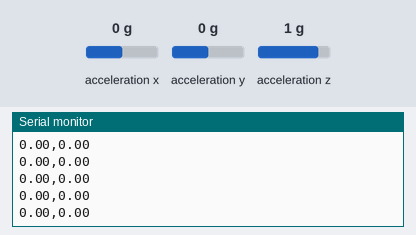
A sketch run on a simulated Arduino Uno, built with avr-gcc and run on an emulated ATmega328P. Parts: the last lines printed to the serial monitor. The inputs (shaded band) are chosen by the test bench; at power-on: acceleration x 0 g, acceleration y 0 g, acceleration z 1 g.

Above: at 1.2 s.
1.3 s: acceleration x set to -1.4 g
At 1.36 s:
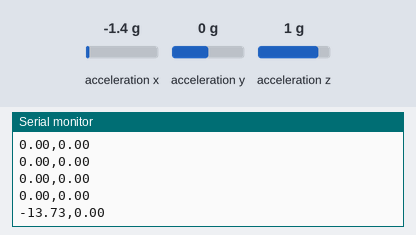
2.8 s: acceleration y set to -1.4 g
At 2.82 s:
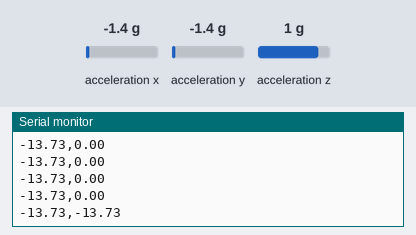
4.3 s: acceleration x set to -0.8 g
At 4.32 s:
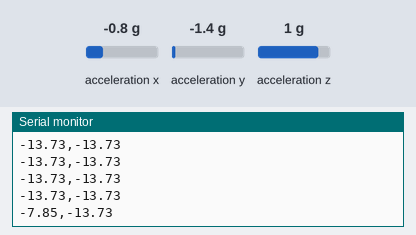
Timing chart, 0 to 7.3 s (numbered marks = the images above; inputs shaded):
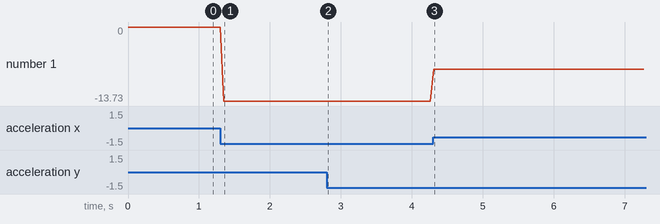

The sketch:

read_accelerometer.ino
```cpp
#include <Adafruit_MMA8451.h>
#include <Adafruit_Sensor.h>

Adafruit_MMA8451 mma = Adafruit_MMA8451();

void setup(void) {
  Serial.begin(9600); // Set up serial port
  // Verify that the accelerometer is available
  if (! mma.begin()) {
    Serial.println("Couldnt start");
    while (1);
  }
  //Set accelerometer to +-2g mode (available modes: 2g,4g,8g)
  mma.setRange(MMA8451_RANGE_2_G);
}

void loop() {
  /* Get a new sensor event */
  sensors_event_t event;
  mma.getEvent(&event); // get data from accelerometer
  // print data to serial port - format: x,y
  Serial.print(event.acceleration.x); Serial.print(",");
  Serial.print(event.acceleration.y);
  Serial.println();
  delay(50);  // sleep for 50 milliseconds (1/20th sec)
}
```

Measured:
- after the input at 1.3 s, the serial monitor: prints a new line after 0.05 s (image 1)
- after the input at 2.8 s, the serial monitor: prints a new line at once (image 2)
- after the input at 4.3 s, the serial monitor: prints a new line at once (image 3)
- plotted number 1: 0 → -13.73 after the input at 1.3 s, -13.73 → -7.85 after the input at 4.3 s
